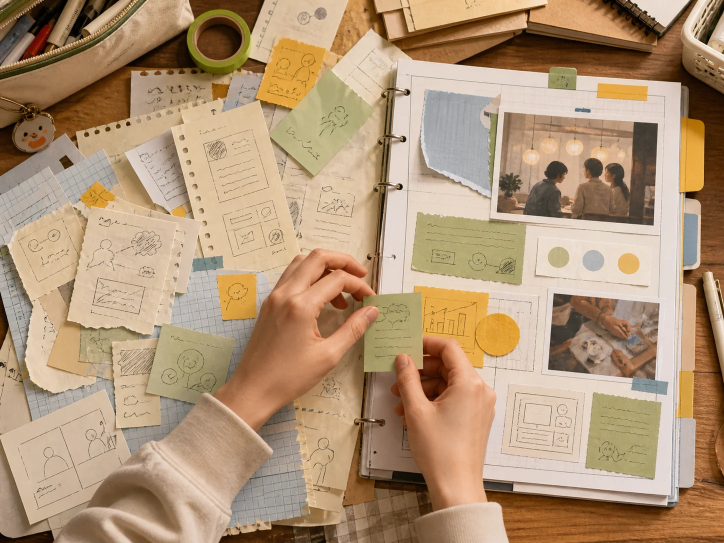
#> input picture site/assets/generated/campus-portfolio-scene.webp, 1448 x 1086 px (shown at 1/2 size)
$ python -i image_provider.py   (imports and definitions only)
#> lines starting #> are read from the running program, lines starting #| are printed output that depends on the picture
from __future__ import annotations

import hashlib
import ipaddress
import json
import os
import re
import socket
import time
import base64
import binascii
import urllib.error
import urllib.request
from dataclasses import dataclass
from io import BytesIO
from typing import Any, Protocol
from urllib.parse import urlparse

from PIL import Image, ImageDraw, ImageOps, UnidentifiedImageError

from .image_intent import build_visual_grammar, resolve_display_copy
from .preview_profiles import REVIEW_PROFILES


EMAIL_RE = re.compile(r"[A-Z0-9._%+-]+@[A-Z0-9.-]+\.[A-Z]{2,}", re.IGNORECASE)
PHONE_RE = re.compile(r"(?<!\d)(?:\+?86[- ]?)?1[3-9]\d{9}(?!\d)")
LONG_NUMBER_RE = re.compile(r"(?<!\d)\d{6,}(?!\d)")
SENSITIVE_LABEL_RE = re.compile(
    r"(?:身份证|手机号|手机号码|电话号码|联系电话|学号|邮箱|电子邮箱|客户资料|内部经营|未公开数据)",
    re.IGNORECASE,
)
DEFAULT_IMAGES_API_ENDPOINT = "https://api.openai.com/v1/images/generations"
DEFAULT_IMAGES_API_MODEL = "gpt-image-2"
DEFAULT_IMAGES_API_PROTOCOL = "auto"
DEFAULT_GEMINI_IMAGE_ENDPOINT = "https://generativelanguage.googleapis.com/v1beta/interactions"
DEFAULT_GEMINI_IMAGE_MODEL = "gemini-3.1-flash-image"
DEFAULT_AGNES_ENDPOINT = "https://apihub.agnes-ai.com/v1/images/generations"
DEFAULT_AGNES_MODEL = "agnes-image-2.1-flash"
IMAGE_PROVIDER_SETTINGS_SCHEMA_VERSION = "image_provider_settings.v0.3"
IMAGE_PROMPT_VERSION = "v10-visual-dna-article-direction"
ALLOWED_RATIOS = {"4:3", "16:9"}
# OpenAI and Gemini can return the generated image inline as Base64. A 4K
# image can make the JSON envelope much larger than a normal API response.
MAX_JSON_BYTES = 18 * 1024 * 1024
MAX_IMAGE_BYTES = 12 * 1024 * 1024
IMAGE_URL_READY_ATTEMPTS = 4
IMAGE_URL_READY_DELAY_SECONDS = 1.0


# [17 lines left out: function resolve_images_api_adapter, not called in this run]


@dataclass(frozen=True)
class GeneratedImage:
    provider: str
    model: str
    prompt: str
    content: bytes
    content_type: str
    width: int
    height: int
    latency_ms: int
    machine_checks: dict[str, Any]


class ImageProvider(Protocol):
    provider: str
    model: str
    configured: bool

    def generate(self, *, prompt: str, aspect_ratio: str, candidate_index: int) -> GeneratedImage: ...


class ImageProviderError(RuntimeError):
    # [185 lines left out: functions __init__, sanitize_subject, validate_provider_prompt, _semantic_focus, image_prompt_profile, _structured_style_direction and 2 more, not called in this run]


PALETTE_ROLE_LABELS = {
    "deep_navy": "深海军蓝",
    "muted_teal": "低饱和青绿",
    "warm_ivory": "暖象牙白",
    "coral_accent": "珊瑚橙点缀",
    "sunlit_yellow": "日光黄点缀",
    "soft_sky": "柔和天蓝",
    "paper_white": "自然纸白",
    "cinnabar": "克制朱砂红",
    "aged_gold": "旧金色点缀",
    "sage_ink": "鼠尾草灰绿墨色",
    "newsprint": "暖调新闻纸色",
    "carbon_ink": "碳黑油墨",
    "editorial_red": "编辑红点缀",
    "signal_yellow": "高亮信号黄",
    "hot_pink": "少量亮粉点缀",
    "fern_green": "蕨类深绿",
    "ochre": "自然赭黄",
    "clay": "陶土橙",
    "lime_signal": "清亮青柠绿",
    "muted_plum": "低饱和梅紫",
    "apricot": "温暖杏橙",
    "brick_red": "克制砖红",
}

SURFACE_LABELS = {
    "airy_open_page": "轻盈开放的书页底",
    "soft_margin_paper": "带柔和页边的浅色纸面",
    "warm_tactile_paper": "可见细腻纤维的暖调手工纸",
    "watercolor_note_paper": "带淡水彩晕染的笔记纸",
    "campus_bulletin_paper": "轻微错位装订的校园公告纸",
    "sketchbook_paper": "带铅笔痕迹的素描本纸页",
    "independent_magazine_paper": "对比清楚的独立杂志纸面",
    "annotated_report_paper": "带克制编辑批注的报告纸",
    "structured_spatial_surface": "统一哑光材质的结构化空间",
    "precision_grid_surface": "弱网格衬底上的精密哑光结构",
    "future_signal_surface": "带柔和信号光的未来空间表面",
    "quiet_technology_surface": "低反光、安静克制的科技材质",
    "rice_paper_folio": "带细腻纤维与册页折痕的浅色宣纸",
    "bound_archive_page": "装订克制的东方档案册页",
    "aged_newsprint": "带自然旧化与网点油墨的新闻纸",
    "clipped_press_page": "层叠剪报毛边形成的材料页面",
    "offset_poster": "具有轻微错位套印的海报纸面",
    "layered_sticker_wall": "异形贴纸与色块自然叠压的纸面",
    "field_notebook": "带铅笔观察痕迹的田野笔记纸",
    "botanical_specimen_page": "植物标本与水彩纹理共存的图鉴纸页",
    "clean_editorial_stock": "清爽厚实的当代画报纸面",
    "signal_map_page": "信号轨道与编辑图形自然融合的画报页面",
    "film_festival_program": "明亮温暖的电影节节目册纸面",
    "light_storyboard_page": "带细腻胶片颗粒的浅色分镜纸页",
}

COMPOSITION_FAMILY_LABELS = {
    "editorial_storyline": "连续编辑叙事",
    "open_diagonal": "开放对角动线",
    "layered_spread": "层叠跨页",
    "open_scene": "开放单场景",
    "gentle_path": "柔和连续路径",
    "balanced_focus": "均衡单焦点",
    "spatial_route": "连续空间轨道",
    "miniature_stage": "微缩叙事地台",
    "axial_system": "清晰轴线系统",
    "asymmetric_editorial_field": "不对称科技编辑场",
    "flowing_signal_path": "连续流动的信号路径",
    "layered_horizon": "层叠展开的未来地平线",
    "scrolling_folio": "横向舒展的册页阅读动线",
    "ink_landscape_path": "淡墨远景串联的连续路径",
    "seal_anchor_spread": "以朱砂锚点平衡留白的跨页",
    "clipping_storyline": "沿事件线推进的剪报叙事",
    "column_break_spread": "粗细版线切分的新闻跨页",
    "headline_evidence_path": "标题与证据材料递进的阅读路径",
    "poster_burst": "由超大符号向外爆发的海报构图",
    "sticker_diagonal": "异形贴纸沿对角线跳跃的动线",
    "oversized_symbol_field": "单一大符号主导的开放画面",
    "specimen_growth_path": "像枝叶一样自然生长的观察路径",
    "field_note_spread": "田野笔记式横向展开",
    "organic_constellation": "自然对象组成的有机星座",
    "signal_orbit": "围绕核心判断展开的信号轨道",
    "executive_diagonal": "清晰锐利的商业对角动线",
    "decision_map": "证据通向行动的决策地图",
    "storyboard_sequence": "连续镜头推进的分镜序列",
    "widescreen_scene": "单一焦点的宽银幕场景",
    "shot_reverse_shot": "围绕同一焦点展开的正反打叙事",
}


# [181 lines left out: functions _resolved_art_labels, _cover_surface_direction, _cover_composition_direction, _seedream_scene, _seedream_provider_prompt, not called in this run]


def build_provider_prompt(
    image_slot: dict[str, Any],
    article_type: str = "viewpoint_trend",
    *,
    infographic_title: str | None = None,
    infographic_items: list[str] | None = None,
    prompt_profile: str = "generic",
    candidate_index: int = 1,
) -> str:
    if prompt_profile == "seedream":
        return _seedream_provider_prompt(
            image_slot,
            article_type,
            infographic_title=infographic_title,
            infographic_items=infographic_items,
            candidate_index=candidate_index,
        )
    intent = image_slot["visual_intent"]
    learning_objective = sanitize_subject(str(intent.get("learning_objective") or ""))
    semantic_focus = _semantic_focus(str(intent.get("subject") or ""), learning_objective)
    layout_family = str(intent.get("layout_family") or "semantic_scene")
    style_labels = {
        "editorial_paper_cut": "精致的编辑纸雕拼贴风，具有杂志感、轻微纸张层次和克制的装饰细节",
        "soft_flat_illustration": "柔和扁平编辑插画风，图形简洁但不幼稚，边缘清晰",
        "clean_3d_geometry": "干净的轻量三维几何插画风，材质统一，空间层次清楚",
        "editorial_tech_collage": "科技编辑拼贴风，磨砂半透明薄片、纸张纤维和克制2.5D空间形成开放叙事",
        "oriental_ink_folio": "当代东方册页插画，以宣纸纤维、淡墨层次和少量朱砂建立雅致叙事",
        "archival_halftone_collage": "复古新闻剪报插画，以网点油墨、纸张毛边和编辑红套印组织材料",
        "graphic_poster_collage": "当代波普丝网海报插画，以粗轮廓、异形贴纸和错位套印制造节奏",
        "botanical_field_illustration": "自然观察图鉴插画，以水彩、植物线稿和铅笔纹理组织知识",
        "executive_signal_editorial": "当代商业画报插画，以信号轨道、指标图形和编辑印刷质感呈现判断",
        "cinematic_storyboard_collage": "明亮电影节画册插画，以分镜纸页、票根切片和胶片颗粒推进叙事",
    }
    fallback_palettes = {
        "data_policy": ["warm_ivory", "deep_navy", "muted_teal", "sunlit_yellow"],
        "tutorial_steps": ["warm_ivory", "muted_teal", "coral_accent", "sunlit_yellow"],
        "lively_growth": ["warm_ivory", "soft_sky", "coral_accent", "sunlit_yellow"],
        "viewpoint_trend": ["warm_ivory", "deep_navy", "soft_sky", "coral_accent"],
    }
    style = style_labels.get(
        str(intent.get("style_family") or ""),
        style_labels["editorial_paper_cut"],
    )
    palette_roles = intent.get("palette_roles") or fallback_palettes.get(
        article_type,
        fallback_palettes["viewpoint_trend"],
    )
    palette = "、".join(PALETTE_ROLE_LABELS.get(str(role), str(role)) for role in palette_roles)
    tone = "、".join(str(value) for value in intent.get("tone") or ["清晰", "可信", "克制"])
    composition_labels = {
        "branching": "用清楚的阅读动线连接各信息节点，节点之间有充分留白",
        "layered": "使用分层结构建立明确的主次关系",
        "wide_scene": "采用一个连贯横向场景，只有一个主要视觉焦点并保留呼吸感",
        "centered": "采用平衡的中心视觉隐喻，四周保持干净留白",
    }
    negative_space_labels = {
        "none": "整体留白均衡",
        "lower_right": "右下区域保持相对安静",
        "lower_third": "下方区域保持相对安静",
    }
    composition = composition_labels.get(str(intent.get("composition")), composition_labels["centered"])
    negative_space = negative_space_labels.get(
        str(intent.get("negative_space")),
        negative_space_labels["none"],
    )
    if image_slot["purpose"] == "structured_infographic":
        title = " ".join((infographic_title or "").replace("**", "").split())
        items = [
            " ".join(str(item).replace("**", "").split())
            for item in (infographic_items or [])
            if str(item).strip()
        ]
        if not title or not 2 <= len(items) <= 4:
            raise ImageProviderError(
                "infographic_copy_missing",
                "结构信息图缺少可锁定的原文标题或节点，已停止生成。",
                retryable=False,
                http_status=422,
            )
        title, labels = resolve_display_copy(intent, title, items)
        grammar = intent.get("visual_grammar") or build_visual_grammar(
            layout_family=layout_family,
            fact_anchors=items,
            style_family=str(intent.get("style_family") or "editorial_paper_cut"),
            article_type=article_type,
        )
        node_visuals = list(grammar.get("node_visuals") or [])
        nodes = "；".join(
            f'{index + 1}.“{label}”配{node_visuals[index] if index < len(node_visuals) else "对应的具象物体"}'
            for index, label in enumerate(labels)
        )
        zones = "、".join(str(value) for value in grammar.get("spatial_zones") or [])
        motifs = "、".join(str(value) for value in grammar.get("decorative_motifs") or [])
        style_direction = _structured_style_direction(
            str(intent.get("style_family") or "editorial_paper_cut"),
            candidate_index,
        )
        direction_palette, surface, article_composition, direction_tone = _resolved_art_labels(intent)
        prompt = " ".join(
            [
                "设计一张微信公众号横版4:3插画型信息图，像一页有呼吸感的高质量编辑画册，不是PPT、后台界面、表格或卡片模板。",
                f'顶部只放左对齐标题“{title}”。核心场景隐喻：{grammar.get("scene_metaphor")}。空间分区：{zones}。',
                f'节点脚本：{nodes}。连接方式：{grammar.get("connector_language")}。让物体、人物动作与空间关系承担主要解释。',
                f"阅读目标：{learning_objective or '帮助读者理解原文节点关系'}。严格文字白名单：只允许标题和上述引号中的标签；场景隐喻、连接词和装饰要求只画不写，不增加说明、数据或结论。",
                f"美术方向：{style_direction}；整篇统一采用{surface}、{article_composition}。气质：{direction_tone or tone}；配色只用：{direction_palette or palette}。",
                f"装饰仅用{motifs or '细线和少量手绘标记'}；避免独立圆角框、机械多列和粗重阴影。{_structured_density_direction(candidate_index, str(intent.get('style_family') or ''))}关键内容不贴边、不裁切。",
                "不得出现二维码、Logo、水印、条形码或官方印章。",
            ]
        )
        validate_provider_prompt(prompt)
        return prompt
    _, surface, article_composition, direction_tone = _resolved_art_labels(intent)
    prompt = " ".join(
        [
            "为微信公众号正文生成一张完整的横版语义插画，不是信息图、海报或界面模板。所有主体完整留在画面中央80%的安全区内，不贴边、不截断。",
            f"章节语义：{semantic_focus}。",
            f"具体视觉隐喻：{sanitize_subject(str(intent.get('subject') or ''))}。",
            f"构图：{composition}；{negative_space}；整篇采用{article_composition}。",
            f"美术方向：{style}，表面语言为{surface}。整体气质：{direction_tone or tone}。配色：{palette}。",
            "使用一个明确、具体的主要场景，不使用没有信息目的的装饰几何形状，画面有层次但不过度堆砌。",
            "画面中不要出现文字、字母、汉字、数字、表格、图表、文档、界面、Logo、水印、二维码、条形码、官方印章或招牌。",
        ]
    )
    validate_provider_prompt(prompt)
    return prompt


# [172 lines left out: functions build_cover_prompt, build_theme_fallback_cover, not called in this run]


class MockImageProvider:
    provider = "mock"
    model = "deterministic-shapes-v1"
    configured = True

    # [67 lines left out: function generate, not called in this run]


class ManualImageProvider:
    provider = "manual"
    model = "manual-upload"
    configured = False

    # [8 lines left out: function generate, not called in this run]


class ImagesApiProvider:
    """One user-facing image connection backed by hidden provider adapters.

    The product contract remains provider-neutral. ``protocol`` only controls
    the small payload differences required by the upstream service:

    - ``openai``: OpenAI Images API and strict compatible relays.
    - ``ark``: Volcengine Ark pay-as-you-go / Seedream image generation.
    - ``ark_plan``: Volcengine Agent Plan / Seedream dedicated route.
    - ``dashscope``: Alibaba Model Studio native image endpoints.
    - ``extended``: legacy relays that accept ``ratio`` and ``extra_body``.
    """

    provider = "images_api"

    # [487 lines left out: functions __init__, _request_size, _payload, _response_image, _http_error, _read_with_retry and 5 more, not called in this run]


class GeminiImageProvider(ImagesApiProvider):
    """Native Gemini Interactions adapter for Nano Banana image models."""

    provider = "gemini"

    # [121 lines left out: functions __init__, _payload, generate, not called in this run]


# Backwards-compatible import for older integrations and persisted tests.
AgnesImageProvider = ImagesApiProvider


# [65 lines left out: function create_image_provider_from_env, not called in this run]

>>> import cv2
>>> picture = cv2.imread('../../../../site/assets/generated/campus-portfolio-scene.webp', cv2.IMREAD_GRAYSCALE)
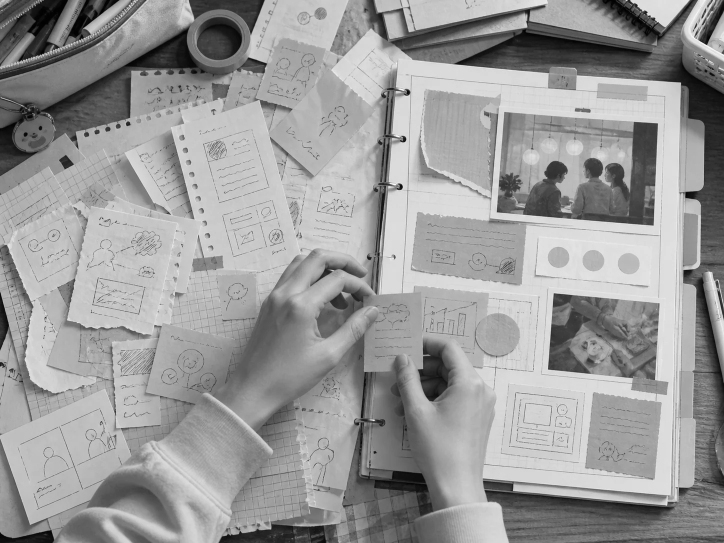
#> picture: shape (1086, 1448) (shown at 1/2 size); min 0, max 255, mean 153.7
>>> result = build_provider_prompt(picture)
#> (the run stopped early here; a loop or call above may not have finished)

$ run again, on site/assets/generated/campus-portfolio-steps.webp
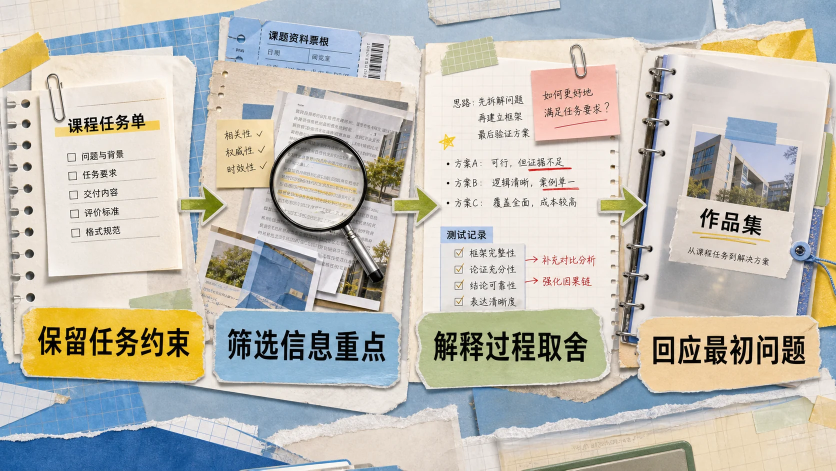
#> input picture site/assets/generated/campus-portfolio-steps.webp, 1672 x 941 px (shown at 1/2 size)
#> `picture = cv2.imread('../../../../site/assets/generated/campus-portfol..`:
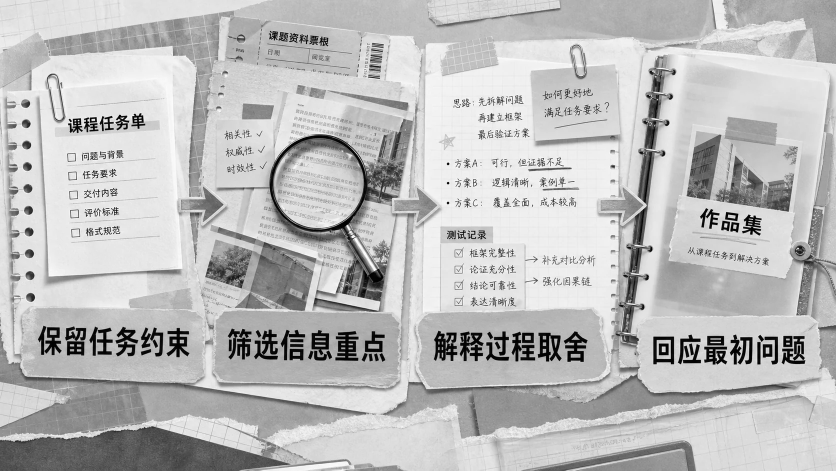
#> picture: shape (941, 1672) (shown at 1/2 size); min 0, max 255, mean 188.3

$ run again, on site/assets/generated/coffee-repeat-path.webp
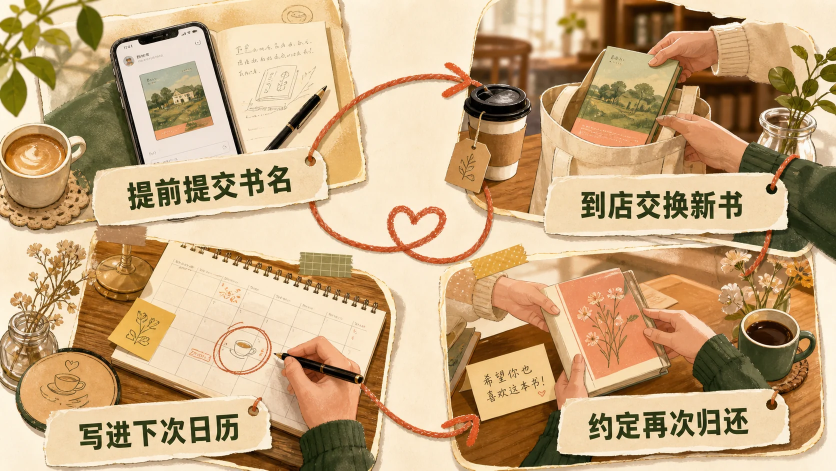
#> input picture site/assets/generated/coffee-repeat-path.webp, 1672 x 941 px (shown at 1/2 size)
#> `picture = cv2.imread('../../../../site/assets/generated/campus-portfol..`:
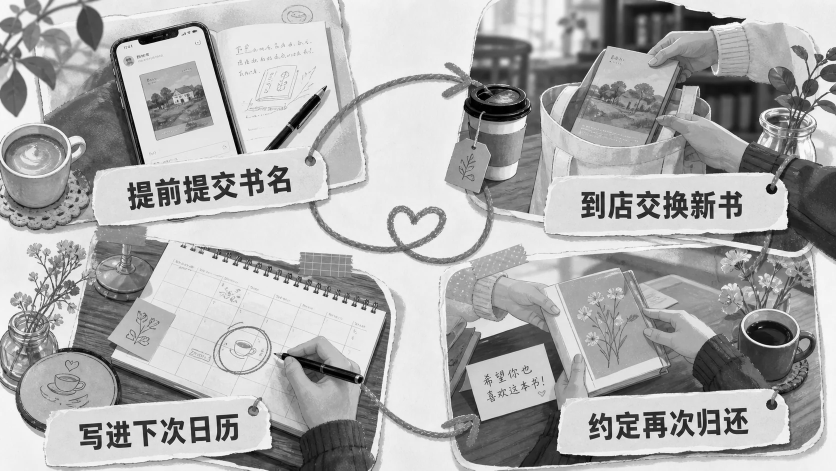
#> picture: shape (941, 1672) (shown at 1/2 size); min 0, max 255, mean 172.1

$ run again, on site/assets/generated/coffee-repeat-scene.webp
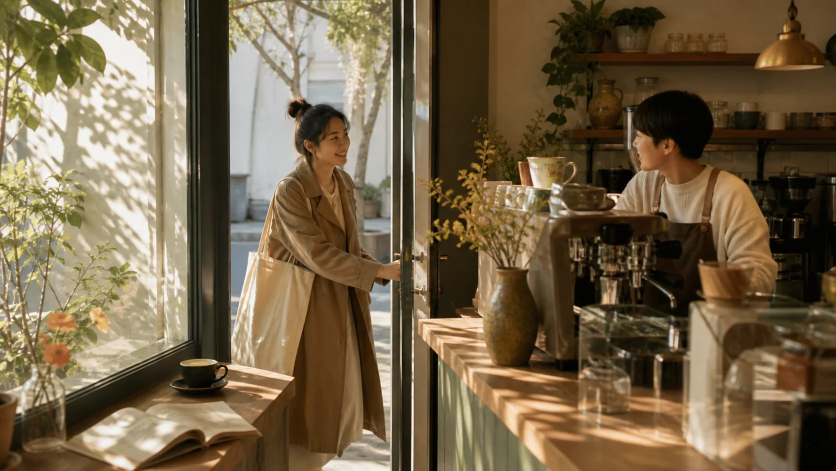
#> input picture site/assets/generated/coffee-repeat-scene.webp, 1672 x 941 px (shown at 1/2 size)
#> `picture = cv2.imread('../../../../site/assets/generated/campus-portfol..`:
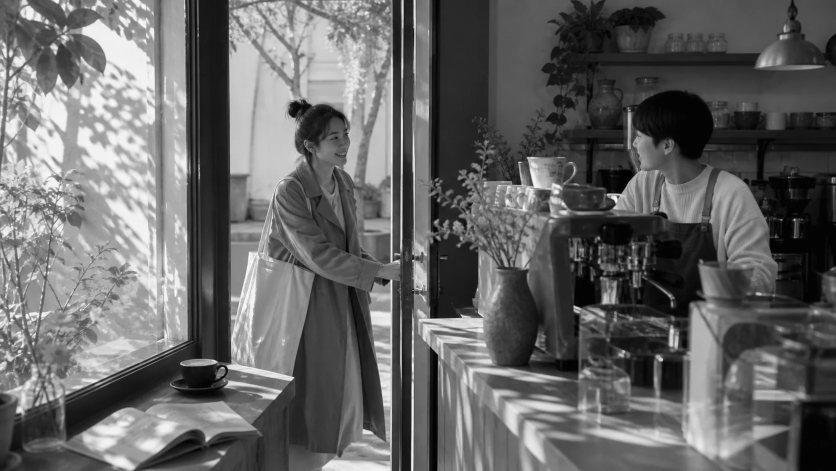
#> picture: shape (941, 1672) (shown at 1/2 size); min 0, max 254, mean 101.4
